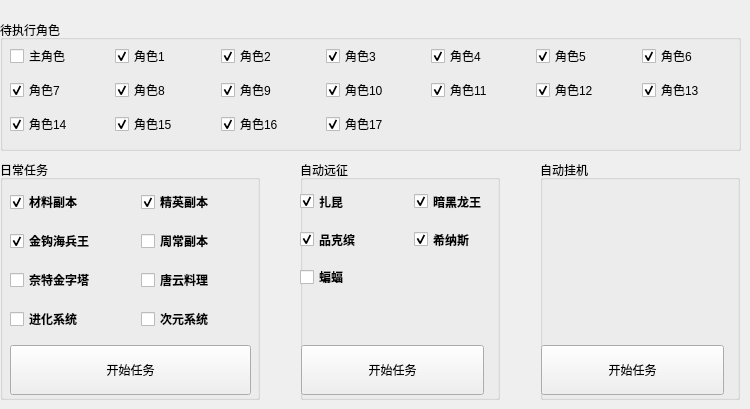
    <widget class="QWidget" name="tab_4">
     <property name="cursor">
      <cursorShape>PointingHandCursor</cursorShape>
     </property>
     <attribute name="title">
      <string>Link号</string>
     </attribute>
     <widget class="QGroupBox" name="groupBox_4">
      <property name="geometry">
       <rect>
        <x>0</x>
        <y>20</y>
        <width>741</width>
        <height>131</height>
       </rect>
      </property>
      <property name="title">
       <string>待执行角色</string>
      </property>
      <widget class="QWidget" name="layoutWidget_4">
       <property name="geometry">
        <rect>
         <x>0</x>
         <y>20</y>
         <width>741</width>
         <height>101</height>
        </rect>
       </property>
       <layout class="QGridLayout" name="gridLayout">
        <property name="leftMargin">
         <number>10</number>
        </property>
        <property name="spacing">
         <number>6</number>
        </property>
        <item row="0" column="0">
         <widget class="QCheckBox" name="LINK_ROLE_0">
          <property name="cursor">
           <cursorShape>ForbiddenCursor</cursorShape>
          </property>
          <property name="focusPolicy">
           <enum>Qt::NoFocus</enum>
          </property>
          <property name="text">
           <string>主角色</string>
          </property>
          <property name="checkable">
           <bool>false</bool>
          </property>
         </widget>
        </item>
        <item row="0" column="1">
         <widget class="QCheckBox" name="linkRole1">
          <property name="cursor">
           <cursorShape>PointingHandCursor</cursorShape>
          </property>
          <property name="text">
           <string>角色1</string>
          </property>
          <property name="checkable">
           <bool>true</bool>
          </property>
          <property name="checked">
           <bool>true</bool>
          </property>
         </widget>
        </item>
        <item row="0" column="2">
         <widget class="QCheckBox" name="linkRole2">
          <property name="cursor">
           <cursorShape>PointingHandCursor</cursorShape>
          </property>
          <property name="text">
           <string>角色2</string>
          </property>
          <property name="checkable">
           <bool>true</bool>
          </property>
          <property name="checked">
           <bool>true</bool>
          </property>
         </widget>
        </item>
        <item row="0" column="3">
         <widget class="QCheckBox" name="linkRole3">
          <property name="cursor">
           <cursorShape>PointingHandCursor</cursorShape>
          </property>
          <property name="text">
           <string>角色3</string>
          </property>
          <property name="checkable">
           <bool>true</bool>
          </property>
          <property name="checked">
           <bool>true</bool>
          </property>
         </widget>
        </item>
        <item row="0" column="4">
         <widget class="QCheckBox" name="linkRole4">
          <property name="cursor">
           <cursorShape>PointingHandCursor</cursorShape>
          </property>
          <property name="text">
           <string>角色4</string>
          </property>
          <property name="checkable">
           <bool>true</bool>
          </property>
          <property name="checked">
           <bool>true</bool>
          </property>
         </widget>
        </item>
        <item row="0" column="5">
         <widget class="QCheckBox" name="linkRole5">
          <property name="cursor">
           <cursorShape>PointingHandCursor</cursorShape>
          </property>
          <property name="text">
           <string>角色5</string>
          </property>
          <property name="checkable">
           <bool>true</bool>
          </property>
          <property name="checked">
           <bool>true</bool>
          </property>
         </widget>
        </item>
        <item row="0" column="6">
         <widget class="QCheckBox" name="linkRole6">
          <property name="cursor">
           <cursorShape>PointingHandCursor</cursorShape>
          </property>
          <property name="text">
           <string>角色6</string>
          </property>
          <property name="checkable">
           <bool>true</bool>
          </property>
          <property name="checked">
           <bool>true</bool>
          </property>
         </widget>
        </item>
        <item row="1" column="0">
         <widget class="QCheckBox" name="linkRole7">
          <property name="cursor">
           <cursorShape>PointingHandCursor</cursorShape>
          </property>
          <property name="text">
           <string>角色7</string>
          </property>
          <property name="checkable">
           <bool>true</bool>
          </property>
          <property name="checked">
           <bool>true</bool>
          </property>
         </widget>
        </item>
        <item row="1" column="1">
         <widget class="QCheckBox" name="linkRole8">
          <property name="cursor">
           <cursorShape>PointingHandCursor</cursorShape>
          </property>
          <property name="text">
           <string>角色8</string>
          </property>
          <property name="checkable">
           <bool>true</bool>
          </property>
          <property name="checked">
           <bool>true</bool>
          </property>
         </widget>
        </item>
        <item row="1" column="2">
         <widget class="QCheckBox" name="linkRole9">
          <property name="cursor">
           <cursorShape>PointingHandCursor</cursorShape>
          </property>
          <property name="text">
           <string>角色9</string>
          </property>
          <property name="checkable">
           <bool>true</bool>
          </property>
          <property name="checked">
           <bool>true</bool>
          </property>
         </widget>
        </item>
        <item row="1" column="3">
         <widget class="QCheckBox" name="linkRole10">
          <property name="cursor">
           <cursorShape>PointingHandCursor</cursorShape>
          </property>
          <property name="text">
           <string>角色10</string>
          </property>
          <property name="checkable">
           <bool>true</bool>
          </property>
          <property name="checked">
           <bool>true</bool>
          </property>
         </widget>
        </item>
        <item row="1" column="4">
         <widget class="QCheckBox" name="linkRole11">
          <property name="cursor">
           <cursorShape>PointingHandCursor</cursorShape>
          </property>
          <property name="text">
           <string>角色11</string>
          </property>
          <property name="checkable">
           <bool>true</bool>
          </property>
          <property name="checked">
           <bool>true</bool>
          </property>
         </widget>
        </item>
        <item row="1" column="5">
         <widget class="QCheckBox" name="linkRole12">
          <property name="cursor">
           <cursorShape>PointingHandCursor</cursorShape>
          </property>
          <property name="text">
           <string>角色12</string>
          </property>
          <property name="checkable">
           <bool>true</bool>
          </property>
          <property name="checked">
           <bool>true</bool>
          </property>
         </widget>
        </item>
        <item row="1" column="6">
         <widget class="QCheckBox" name="linkRole13">
          <property name="cursor">
           <cursorShape>PointingHandCursor</cursorShape>
          </property>
          <property name="text">
           <string>角色13</string>
          </property>
          <property name="checkable">
           <bool>true</bool>
          </property>
          <property name="checked">
           <bool>true</bool>
          </property>
         </widget>
        </item>
        <item row="2" column="0">
         <widget class="QCheckBox" name="linkRole14">
          <property name="cursor">
           <cursorShape>PointingHandCursor</cursorShape>
          </property>
          <property name="text">
           <string>角色14</string>
          </property>
          <property name="checkable">
           <bool>true</bool>
          </property>
          <property name="checked">
           <bool>true</bool>
          </property>
         </widget>
        </item>
        <item row="2" column="1">
         <widget class="QCheckBox" name="linkRole15">
          <property name="cursor">
           <cursorShape>PointingHandCursor</cursorShape>
          </property>
          <property name="text">
           <string>角色15</string>
          </property>
          <property name="checkable">
           <bool>true</bool>
          </property>
          <property name="checked">
           <bool>true</bool>
          </property>
         </widget>
        </item>
        <item row="2" column="2">
         <widget class="QCheckBox" name="linkRole16">
          <property name="cursor">
           <cursorShape>PointingHandCursor</cursorShape>
          </property>
          <property name="text">
           <string>角色16</string>
          </property>
          <property name="checkable">
           <bool>true</bool>
          </property>
          <property name="checked">
           <bool>true</bool>
          </property>
         </widget>
        </item>
        <item row="2" column="3">
         <widget class="QCheckBox" name="linkRole17">
          <property name="cursor">
           <cursorShape>PointingHandCursor</cursorShape>
          </property>
          <property name="text">
           <string>角色17</string>
          </property>
          <property name="checkable">
           <bool>true</bool>
          </property>
          <property name="checked">
           <bool>true</bool>
          </property>
         </widget>
        </item>
       </layout>
      </widget>
     </widget>
     <widget class="QGroupBox" name="groupBox_5">
      <property name="geometry">
       <rect>
        <x>0</x>
        <y>160</y>
        <width>260</width>
        <height>240</height>
       </rect>
      </property>
      <property name="title">
       <string>日常任务</string>
      </property>
      <widget class="QPushButton" name="pushButton_2">
       <property name="geometry">
        <rect>
         <x>10</x>
         <y>185</y>
         <width>241</width>
         <height>50</height>
        </rect>
       </property>
       <property name="cursor">
        <cursorShape>PointingHandCursor</cursorShape>
       </property>
       <property name="text">
        <string>开始任务</string>
       </property>
      </widget>
      <widget class="QWidget" name="layoutWidget_5">
       <property name="geometry">
        <rect>
         <x>10</x>
         <y>30</y>
         <width>250</width>
         <height>150</height>
        </rect>
       </property>
       <layout class="QFormLayout" name="formLayout">
        <property name="horizontalSpacing">
         <number>45</number>
        </property>
        <property name="verticalSpacing">
         <number>15</number>
        </property>
        <item row="0" column="0">
         <widget class="QCheckBox" name="linkDailyCL">
          <property name="font">
           <font>
            <family>Agency FB</family>
            <weight>75</weight>
            <bold>true</bold>
           </font>
          </property>
          <property name="cursor">
           <cursorShape>PointingHandCursor</cursorShape>
          </property>
          <property name="text">
           <string>材料副本</string>
          </property>
          <property name="checked">
           <bool>true</bool>
          </property>
          <property name="tristate">
           <bool>false</bool>
          </property>
         </widget>
        </item>
        <item row="0" column="1">
         <widget class="QCheckBox" name="LINK_DAILY_JY">
          <property name="font">
           <font>
            <family>Agency FB</family>
            <weight>75</weight>
            <bold>true</bold>
           </font>
          </property>
          <property name="cursor">
           <cursorShape>PointingHandCursor</cursorShape>
          </property>
          <property name="text">
           <string>精英副本</string>
          </property>
          <property name="checked">
           <bool>true</bool>
          </property>
          <property name="tristate">
           <bool>false</bool>
          </property>
         </widget>
        </item>
        <item row="1" column="0">
         <widget class="QCheckBox" name="LINK_DAILY_JG">
          <property name="font">
           <font>
            <family>Agency FB</family>
            <weight>75</weight>
            <bold>true</bold>
           </font>
          </property>
          <property name="cursor">
           <cursorShape>PointingHandCursor</cursorShape>
          </property>
          <property name="text">
           <string>金钩海兵王</string>
          </property>
          <property name="checked">
           <bool>true</bool>
          </property>
          <property name="tristate">
           <bool>false</bool>
          </property>
         </widget>
        </item>
        <item row="1" column="1">
         <widget class="QCheckBox" name="LINK_DAILY_ZC">
          <property name="font">
           <font>
            <family>Agency FB</family>
            <weight>75</weight>
            <bold>true</bold>
           </font>
          </property>
          <property name="cursor">
           <cursorShape>PointingHandCursor</cursorShape>
          </property>
          <property name="text">
           <string>周常副本</string>
          </property>
          <property name="checked">
           <bool>false</bool>
          </property>
          <property name="tristate">
           <bool>false</bool>
          </property>
         </widget>
        </item>
        <item row="2" column="0">
         <widget class="QCheckBox" name="LINK_DAILY_JZT">
          <property name="font">
           <font>
            <family>Agency FB</family>
            <weight>75</weight>
            <bold>true</bold>
           </font>
          </property>
          <property name="cursor">
           <cursorShape>PointingHandCursor</cursorShape>
          </property>
          <property name="text">
           <string>奈特金字塔</string>
          </property>
          <property name="checked">
           <bool>false</bool>
          </property>
          <property name="tristate">
           <bool>false</bool>
          </property>
         </widget>
        </item>
        <item row="2" column="1">
         <widget class="QCheckBox" name="LINK_DAILY_TY">
          <property name="font">
           <font>
            <family>Agency FB</family>
            <weight>75</weight>
            <bold>true</bold>
           </font>
          </property>
          <property name="cursor">
           <cursorShape>PointingHandCursor</cursorShape>
          </property>
          <property name="text">
           <string>唐云料理</string>
          </property>
          <property name="checked">
           <bool>false</bool>
          </property>
          <property name="tristate">
           <bool>false</bool>
          </property>
         </widget>
        </item>
        <item row="3" column="0">
         <widget class="QCheckBox" name="LINK_DAILY_JH">
          <property name="font">
           <font>
            <family>Agency FB</family>
            <weight>75</weight>
            <bold>true</bold>
           </font>
          </property>
          <property name="cursor">
           <cursorShape>PointingHandCursor</cursorShape>
          </property>
          <property name="text">
           <string>进化系统</string>
          </property>
          <property name="checked">
           <bool>false</bool>
          </property>
          <property name="tristate">
           <bool>false</bool>
          </property>
         </widget>
        </item>
        <item row="3" column="1">
         <widget class="QCheckBox" name="LINK_DAILY_CY">
          <property name="font">
           <font>
            <family>Agency FB</family>
            <weight>75</weight>
            <bold>true</bold>
           </font>
          </property>
          <property name="cursor">
           <cursorShape>PointingHandCursor</cursorShape>
          </property>
          <property name="text">
           <string>次元系统</string>
          </property>
          <property name="checked">
           <bool>false</bool>
          </property>
          <property name="tristate">
           <bool>false</bool>
          </property>
         </widget>
        </item>
       </layout>
      </widget>
     </widget>
     <widget class="QGroupBox" name="groupBox_6">
      <property name="geometry">
       <rect>
        <x>300</x>
        <y>160</y>
        <width>200</width>
        <height>240</height>
       </rect>
      </property>
      <property name="title">
       <string>自动远征</string>
      </property>
      <widget class="QPushButton" name="pushButton_3">
       <property name="geometry">
        <rect>
         <x>1</x>
         <y>185</y>
         <width>183</width>
         <height>50</height>
        </rect>
       </property>
       <property name="cursor">
        <cursorShape>PointingHandCursor</cursorShape>
       </property>
       <property name="text">
        <string>开始任务</string>
       </property>
      </widget>
      <widget class="QWidget" name="layoutWidget_6">
       <property name="geometry">
        <rect>
         <x>0</x>
         <y>30</y>
         <width>198</width>
         <height>98</height>
        </rect>
       </property>
       <layout class="QGridLayout" name="gridLayout_3">
        <property name="horizontalSpacing">
         <number>30</number>
        </property>
        <property name="verticalSpacing">
         <number>15</number>
        </property>
        <item row="0" column="0">
         <widget class="QCheckBox" name="LINK_YZ_ZK">
          <property name="enabled">
           <bool>true</bool>
          </property>
          <property name="font">
           <font>
            <family>Agency FB</family>
            <pointsize>9</pointsize>
            <weight>75</weight>
            <bold>true</bold>
           </font>
          </property>
          <property name="cursor">
           <cursorShape>PointingHandCursor</cursorShape>
          </property>
          <property name="text">
           <string>扎昆</string>
          </property>
          <property name="checked">
           <bool>true</bool>
          </property>
         </widget>
        </item>
        <item row="0" column="1">
         <widget class="QCheckBox" name="LINK_YZ_LW">
          <property name="enabled">
           <bool>true</bool>
          </property>
          <property name="font">
           <font>
            <family>Agency FB</family>
            <pointsize>9</pointsize>
            <weight>75</weight>
            <bold>true</bold>
           </font>
          </property>
          <property name="cursor">
           <cursorShape>PointingHandCursor</cursorShape>
          </property>
          <property name="text">
           <string>暗黑龙王</string>
          </property>
          <property name="checked">
           <bool>true</bool>
          </property>
         </widget>
        </item>
        <item row="1" column="0">
         <widget class="QCheckBox" name="LINK_YZ_PKB">
          <property name="enabled">
           <bool>true</bool>
          </property>
          <property name="font">
           <font>
            <family>Agency FB</family>
            <pointsize>9</pointsize>
            <weight>75</weight>
            <bold>true</bold>
           </font>
          </property>
          <property name="cursor">
           <cursorShape>PointingHandCursor</cursorShape>
          </property>
          <property name="text">
           <string>品克缤</string>
          </property>
          <property name="checked">
           <bool>true</bool>
          </property>
         </widget>
        </item>
        <item row="1" column="1">
         <widget class="QCheckBox" name="LINK_YZ_XNS">
          <property name="enabled">
           <bool>true</bool>
          </property>
          <property name="font">
           <font>
            <family>Agency FB</family>
            <pointsize>9</pointsize>
            <weight>75</weight>
            <bold>true</bold>
           </font>
          </property>
          <property name="cursor">
           <cursorShape>PointingHandCursor</cursorShape>
          </property>
          <property name="text">
           <string>希纳斯</string>
          </property>
          <property name="checked">
           <bool>true</bool>
          </property>
         </widget>
        </item>
        <item row="2" column="0" colspan="2">
         <widget class="QCheckBox" name="LINK_YZ_BH">
          <property name="enabled">
           <bool>true</bool>
          </property>
          <property name="font">
           <font>
            <family>Agency FB</family>
            <pointsize>9</pointsize>
            <weight>75</weight>
            <bold>true</bold>
           </font>
          </property>
          <property name="cursor">
           <cursorShape>ForbiddenCursor</cursorShape>
          </property>
          <property name="text">
           <string>蝙蝠</string>
          </property>
          <property name="checkable">
           <bool>false</bool>
          </property>
          <property name="checked">
           <bool>false</bool>
          </property>
         </widget>
        </item>
       </layout>
      </widget>
     </widget>
     <widget class="QGroupBox" name="groupBox_7">
      <property name="geometry">
       <rect>
        <x>540</x>
        <y>160</y>
        <width>200</width>
        <height>240</height>
       </rect>
      </property>
      <property name="title">
       <string>自动挂机</string>
      </property>
      <widget class="QPushButton" name="pushButton_4">
       <property name="geometry">
        <rect>
         <x>1</x>
         <y>185</y>
         <width>183</width>
         <height>50</height>
        </rect>
       </property>
       <property name="cursor">
        <cursorShape>PointingHandCursor</cursorShape>
       </property>
       <property name="text">
        <string>开始任务</string>
       </property>
      </widget>
     </widget>
    </widget>
